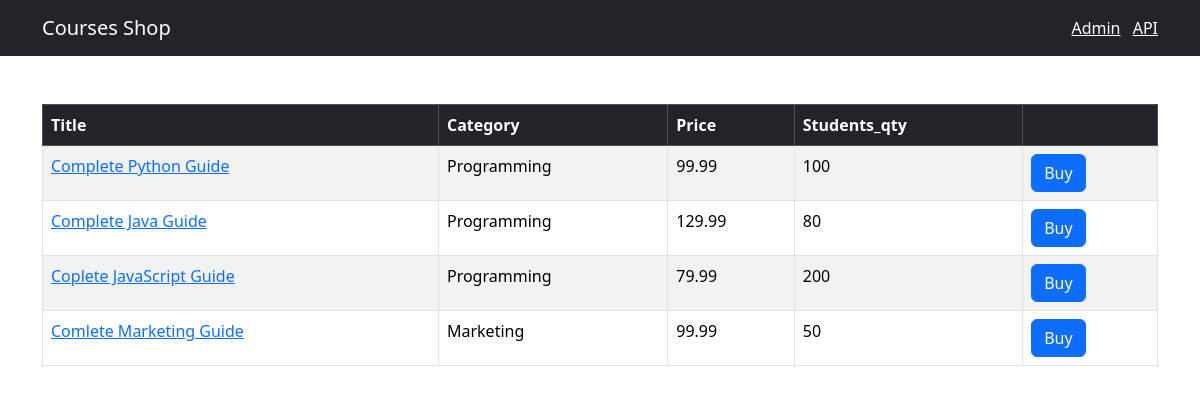
The app's page /, older data.
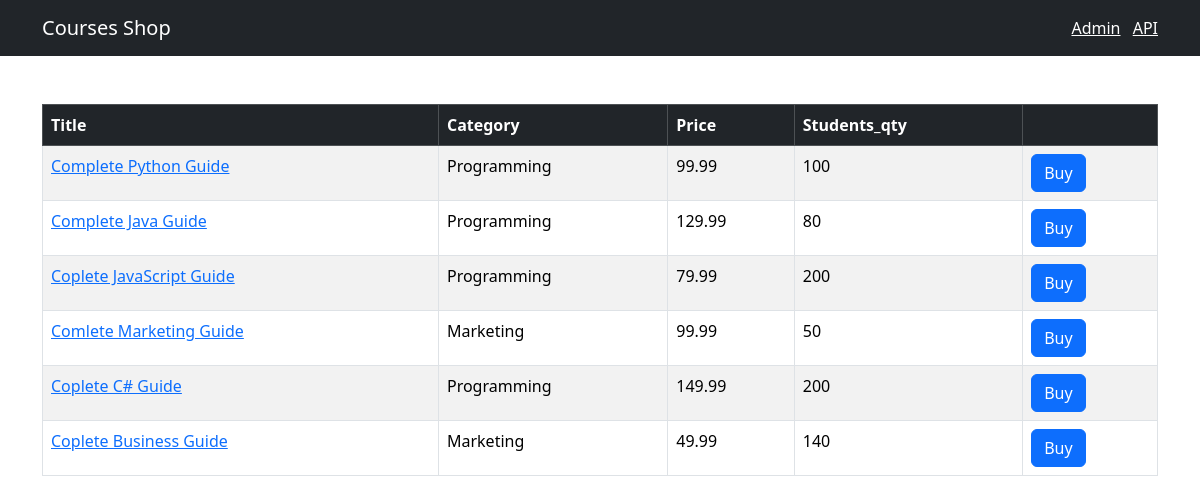
The same page, newer data.
### shop/models.py (models this page shows, shortened)
class Course(models.Model):
    title = models.CharField(max_length=300)
    price = models.FloatField()
    students_qty = models.IntegerField()
    reviews_qty = models.IntegerField()
    category = models.ForeignKey(Category, on_delete=models.CASCADE)
    created_at = models.DateTimeField(default=timezone.now)

class Category(models.Model):
    title = models.CharField(max_length=255)
    created_at = models.DateTimeField(default=timezone.now)
    def __str__(self):
        return self.title

### shop/views.py (the view)
# urls.py: path('', include(api.urls), name='index')
def index(request):
    courses = Course.objects.all()
    return render(request, 'shop/courses.html', {'courses': courses})

### templates/shop/courses.html (shortened to what this page needs)
{% extends 'base.html' %}
{% block content %}
<table class="table mt-5 table-bordered table-striped table-hover">
    <thead class="table-dark">
        <tr>
            <th>Title</th>
            <th>Category</th>
            <th>Price</th>
            <th>Students_qty</th>
            <th></th>
        </tr>
    </thead>
    <tbody>
        {% for course in courses %}
        <tr>
            <td>
                <a href={% url "shop:single_course" course.id %}>{{ course.title }}</a>
            </td>
            <td>{{ course.category }}</td>
            <td>{{ course.price }}</td>
            <td>{{ course.students_qty }}</td>
            <td><button class="btn btn-primary">Buy</button></td>
        </tr>
        {% endfor %}
    </tbody>
</table>
{% endblock %}

### templates/base.html (shortened to what this page needs)
<!DOCTYPE html>
<html lang="en">
<head>
    <link href="https://cdn.jsdelivr.net/npm/bootstrap@5.3.1/dist/css/bootstrap.min.css" rel="stylesheet">
</head>
<body>
    <nav class="navbar navbar-dark bg-dark">
        <div class="container">
          <a href={% url "shop:index" %} class="navbar-brand">Courses Shop</a>
          <span class="navbar-text">
            <a href="/admin/" class="me-2" target="_blank">Admin</a>
            <a href="/api/v1/">API</a>
          </span>
        </div>
      </nav>
    <main class="container">
        {% block content %}
        {% endblock %}
    </main>
</body>
</html>

Row changes from the older to the newer data that the page shows:
added Course: title "Coplete C# Guide", category "Programming", price "149.99", students_qty "200"
added Course: title "Coplete Business Guide", category "Marketing", price "49.99", students_qty "140"
